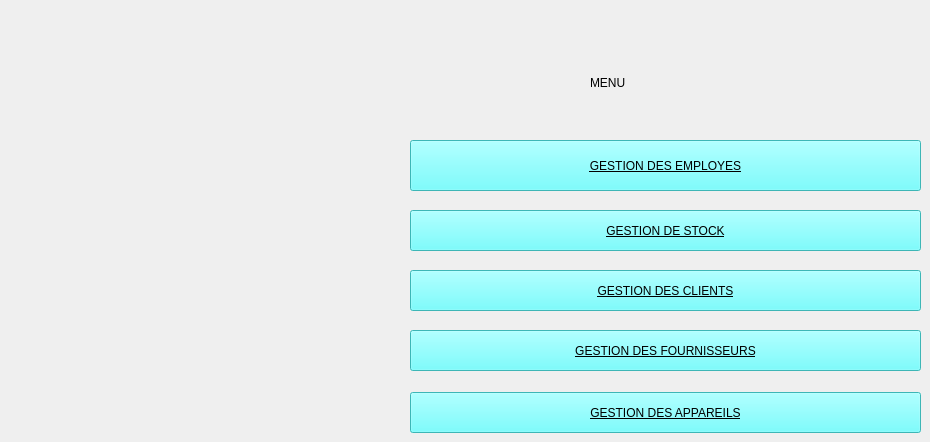
      <widget class="QWidget" name="menu">
       <widget class="QPushButton" name="client">
        <property name="geometry">
         <rect>
          <x>410</x>
          <y>270</y>
          <width>511</width>
          <height>41</height>
         </rect>
        </property>
        <property name="styleSheet">
         <string notr="true">background-color: rgb(85, 255, 255);
font: 9pt &quot;Segoe UI&quot;;
text-decoration: underline;
font: 700 9pt &quot;Segoe UI&quot;;
color: rgb(0, 0, 0);</string>
        </property>
        <property name="text">
         <string>GESTION DES CLIENTS</string>
        </property>
       </widget>
       <widget class="QPushButton" name="stock">
        <property name="geometry">
         <rect>
          <x>410</x>
          <y>210</y>
          <width>511</width>
          <height>41</height>
         </rect>
        </property>
        <property name="styleSheet">
         <string notr="true">background-color: rgb(85, 255, 255);
font: 9pt &quot;Segoe UI&quot;;
text-decoration: underline;
font: 700 9pt &quot;Segoe UI&quot;;
color: rgb(0, 0, 0);</string>
        </property>
        <property name="text">
         <string>GESTION DE STOCK</string>
        </property>
       </widget>
       <widget class="QPushButton" name="fournisseur">
        <property name="geometry">
         <rect>
          <x>410</x>
          <y>330</y>
          <width>511</width>
          <height>41</height>
         </rect>
        </property>
        <property name="styleSheet">
         <string notr="true">background-color: rgb(85, 255, 255);
font: 9pt &quot;Segoe UI&quot;;
text-decoration: underline;
font: 700 9pt &quot;Segoe UI&quot;;
color: rgb(0, 0, 0);</string>
        </property>
        <property name="text">
         <string>GESTION DES FOURNISSEURS</string>
        </property>
       </widget>
       <widget class="QPushButton" name="appareils">
        <property name="geometry">
         <rect>
          <x>410</x>
          <y>392</y>
          <width>511</width>
          <height>41</height>
         </rect>
        </property>
        <property name="styleSheet">
         <string notr="true">background-color: rgb(85, 255, 255);
font: 9pt &quot;Segoe UI&quot;;
text-decoration: underline;
font: 700 9pt &quot;Segoe UI&quot;;
color: rgb(0, 0, 0);</string>
        </property>
        <property name="text">
         <string>GESTION DES APPAREILS</string>
        </property>
       </widget>
       <widget class="QLabel" name="label_7">
        <property name="geometry">
         <rect>
          <x>590</x>
          <y>52</y>
          <width>191</width>
          <height>61</height>
         </rect>
        </property>
        <property name="styleSheet">
         <string notr="true">font: 700 36pt &quot;Segoe UI&quot;;</string>
        </property>
        <property name="text">
         <string>MENU</string>
        </property>
       </widget>
       <widget class="QToolButton" name="employe">
        <property name="geometry">
         <rect>
          <x>410</x>
          <y>140</y>
          <width>511</width>
          <height>51</height>
         </rect>
        </property>
        <property name="styleSheet">
         <string notr="true">background-color: rgb(85, 255, 255);
font: 9pt &quot;Segoe UI&quot;;
text-decoration: underline;
font: 700 9pt &quot;Segoe UI&quot;;
color: rgb(0, 0, 0);</string>
        </property>
        <property name="text">
         <string>GESTION DES EMPLOYES</string>
        </property>
       </widget>
      </widget>
